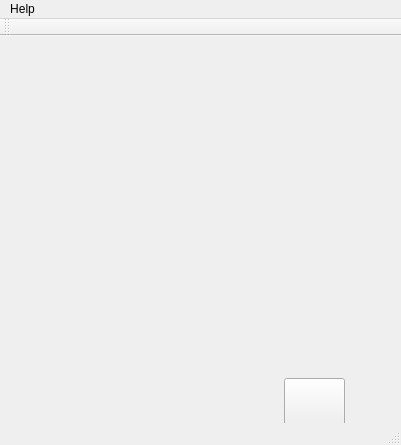
<?xml version="1.0" encoding="UTF-8"?>
<ui version="4.0">
 <class>MainWindow</class>
 <widget class="QMainWindow" name="MainWindow">
  <property name="geometry">
   <rect>
    <x>0</x>
    <y>0</y>
    <width>401</width>
    <height>445</height>
   </rect>
  </property>
  <property name="windowTitle">
   <string>MainWindow</string>
  </property>
  <widget class="QWidget" name="centralWidget">
   <widget class="QWidget" name="gridLayoutWidget">
    <property name="geometry">
     <rect>
      <x>20</x>
      <y>20</y>
      <width>341</width>
      <height>321</height>
     </rect>
    </property>
    <layout class="QGridLayout" name="mapLayout"/>
   </widget>
   <widget class="QPushButton" name="resetButton">
    <property name="geometry">
     <rect>
      <x>284</x>
      <y>342</y>
      <width>61</width>
      <height>51</height>
     </rect>
    </property>
    <property name="text">
     <string/>
    </property>
   </widget>
  </widget>
  <widget class="QMenuBar" name="menuBar">
   <property name="geometry">
    <rect>
     <x>0</x>
     <y>0</y>
     <width>401</width>
     <height>21</height>
    </rect>
   </property>
   <widget class="QMenu" name="menuHelp">
    <property name="title">
     <string>Help</string>
    </property>
    <addaction name="action_Reset"/>
    <addaction name="action_About"/>
    <addaction name="actionE_Xit"/>
    <addaction name="actionHelp"/>
   </widget>
   <addaction name="menuHelp"/>
  </widget>
  <widget class="QToolBar" name="mainToolBar">
   <attribute name="toolBarArea">
    <enum>TopToolBarArea</enum>
   </attribute>
   <attribute name="toolBarBreak">
    <bool>false</bool>
   </attribute>
  </widget>
  <widget class="QStatusBar" name="statusBar"/>
  <action name="action_Reset">
   <property name="text">
    <string>Reset</string>
   </property>
  </action>
  <action name="action_About">
   <property name="text">
    <string>About</string>
   </property>
  </action>
  <action name="actionE_Xit">
   <property name="text">
    <string>Exit</string>
   </property>
  </action>
  <action name="actionHelp">
   <property name="text">
    <string>Help</string>
   </property>
  </action>
 </widget>
 <layoutdefault spacing="6" margin="11"/>
 <resources/>
 <connections/>
</ui>
